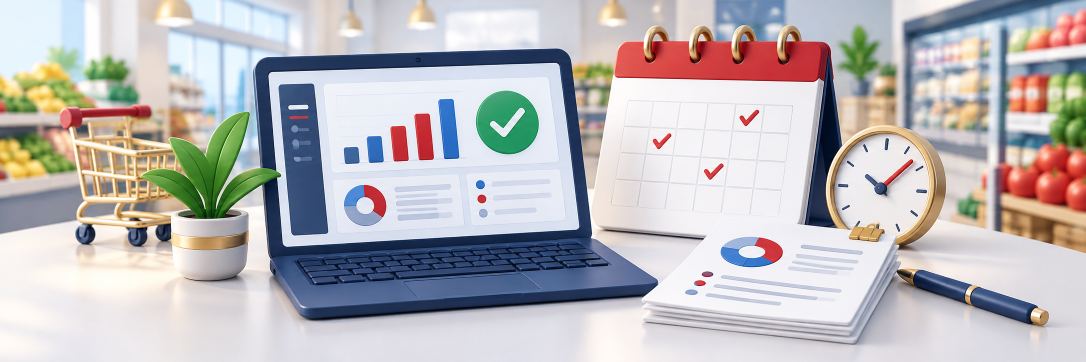
#> input picture github-upload/originals/daily-summary.png, 2172 x 724 px, given in place of villa-fondue.png, which was not available (shown at 1/2 size)
$ python build_images.py
#> lines starting #> are read from the running program, lines starting #| are printed output that depends on the picture
"""Build public LINE artwork on GitHub Actions; preserve the source originals."""
from pathlib import Path
from html import escape
import json

from PIL import Image

ROOT = Path(__file__).resolve().parent
MENU = [
    ("villa-fondue", "Villa Fondue", "วิลล่า ฟองดู · แจ้งปัญหา"),
    ("work-points-lotto", "ตรวจสอบงาน", "คะแนน · แลกล๊อตโต้"),
    ("repair-maintenance", "แจ้งซ่อม", "แผนกช่าง"),
    ("product-details-scanner", "ตรวจสอบรายละเอียดสินค้า", "สแกนสินค้าเพื่อตรวจสอบข้อมูล"),
    ("morningwalk-submission", "ส่งงาน Morningwalk", "เดินตรวจสาขาประจำวัน"),
    ("daily-summary", "สรุปรายงานวันนี้", "ดูสรุปรายงานประจำวัน"),
]


def build():
    output = ROOT / "_site"
    images = output / "images"
    images.mkdir(parents=True, exist_ok=True)
    manifest = []
    cards = []
    for menu_id, title, subtitle in MENU:
        with Image.open(ROOT / "originals" / (menu_id + ".png")) as original:
#> original is the input picture: PIL image 2172x724 RGB; mean R, G, B 187.5, 184.5, 186.3
            picture = original.convert("RGB")
            picture.thumbnail((1024, 1024), Image.Resampling.LANCZOS)
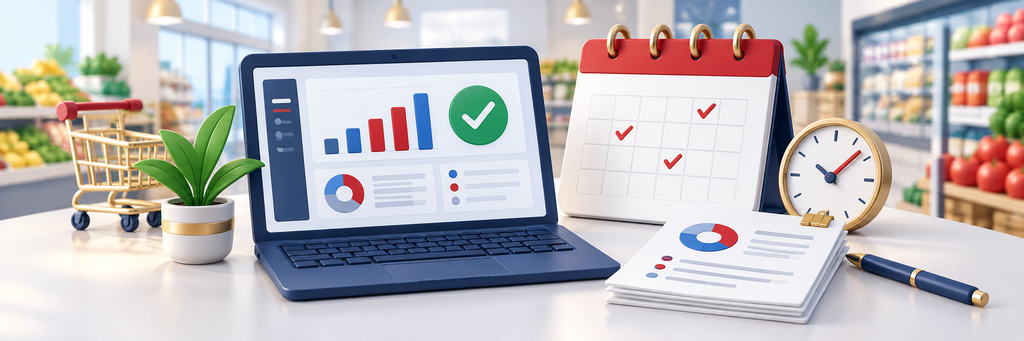
#> picture: PIL image 1024x341 RGB; mean R, G, B 187.5, 184.5, 186.3
            target = images / (menu_id + ".png")
            picture.save(target, format="PNG", optimize=True)
            width, height = picture.size
#> width = 1024; height = 341
        if max(width, height) > 1024 or target.stat().st_size > 10 * 1024 * 1024:
            raise ValueError("Image exceeds LINE limits: " + menu_id)
        manifest.append({"id": menu_id, "width": width, "height": height, "bytes": target.stat().st_size})
        cards.append('<article><img src="images/' + menu_id + '.png" alt="' + escape(title) + '">'
                     '<h2>' + escape(title) + '</h2><p>' + escape(subtitle) + '</p>'
                     '<a href="images/' + menu_id + '.png" download>ดาวน์โหลดรูป</a></article>')
#> pass 2 of the loop in build, `for menu_id, title, subtitle in MENU:`:
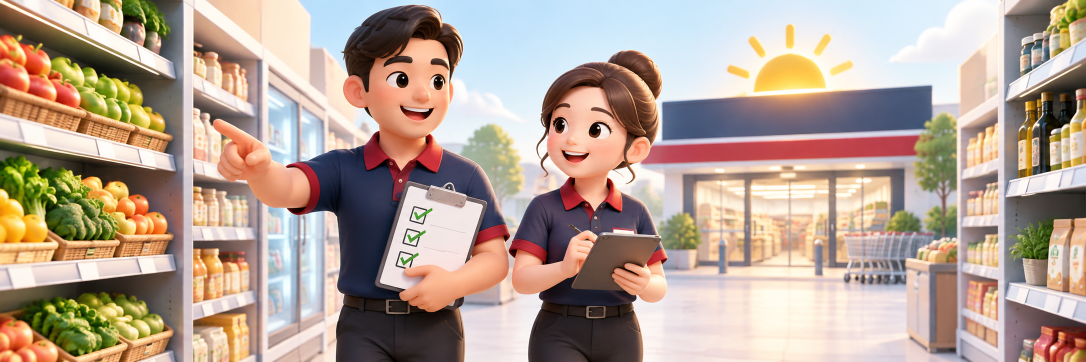
#> input picture github-upload/originals/morningwalk-submission.png, 2172 x 724 px, given in place of work-points-lotto.png, which was not available (shown at 1/2 size)
#> in build, original is the input picture: PIL image 2172x724 RGB; mean R, G, B 181.6, 162.1, 148.6
#> in build, `picture.thumbnail((1024, 1024), Image.Resampling.LANCZOS)`:
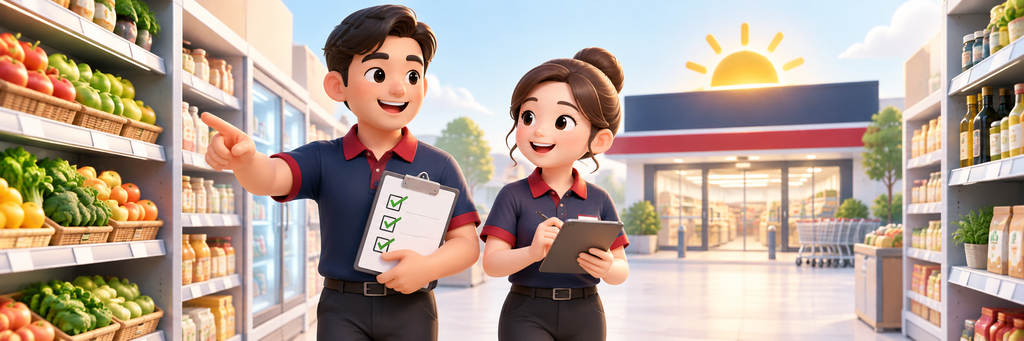
#> picture: PIL image 1024x341 RGB; mean R, G, B 181.6, 162.1, 148.6
#> pass 3 of the loop in build, `for menu_id, title, subtitle in MENU:`:
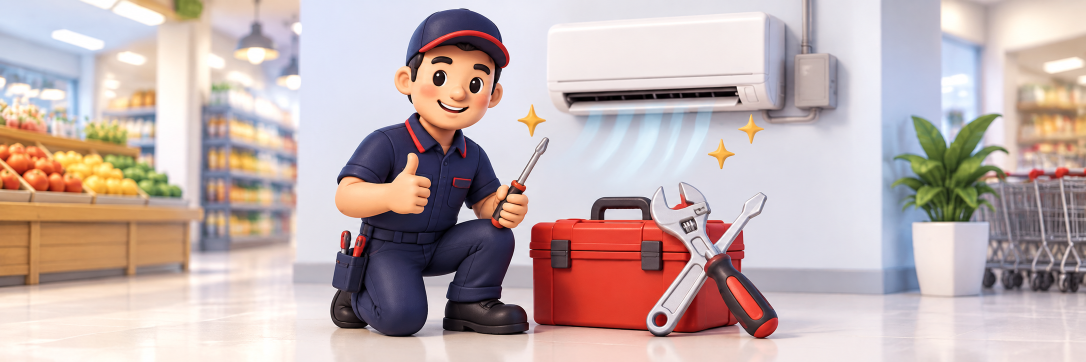
#> input picture github-upload/originals/repair-maintenance.png, 2172 x 724 px (shown at 1/2 size)
#> in build, original is the input picture: PIL image 2172x724 RGB; mean R, G, B 194.3, 176.3, 174.4
#> in build, `picture.thumbnail((1024, 1024), Image.Resampling.LANCZOS)`:
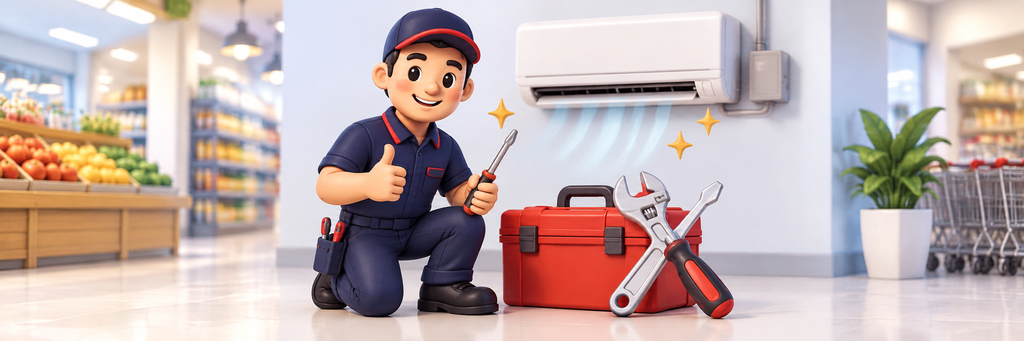
#> picture: PIL image 1024x341 RGB; mean R, G, B 194.3, 176.3, 174.4
#> the loop made 6 passes; the first 3 are shown
    (output / "image-manifest.json").write_text(json.dumps(manifest, ensure_ascii=False, indent=2), encoding="utf-8")
#> (the run stopped early here; a loop or call above may not have finished)
